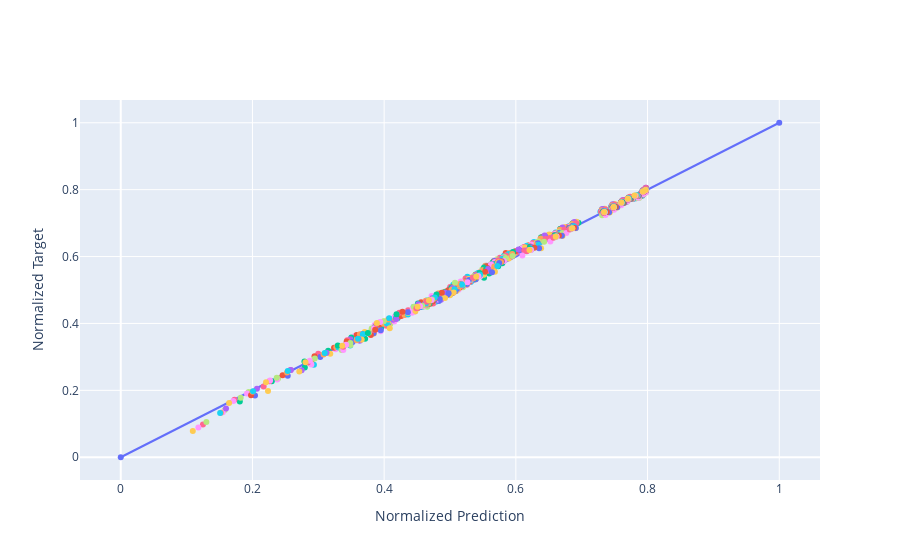

The code cell stored with this chart in its notebook:
### Markdown cell above
## Parity Plot of Training Error

### Code cell
# random plotting traing error at some interval = skip to not make the plot rendering too slow
skip = 20

fig = go.Figure()
fig.add_trace(go.Scatter(x = [0,1], y = [0,1], showlegend=False, mode="markers+lines"))
for i in range(0,len(X_train), batch_size*skip):
    fig.add_trace(go.Scatter(x = model.predict(X_train[i:i+batch_size],verbose=0).flatten(), 
                             y = y_train[i:i+batch_size], 
                             showlegend=False, mode="markers"))
fig.update_yaxes(title='Normalized Target')
fig.update_xaxes(title='Normalized Prediction')
